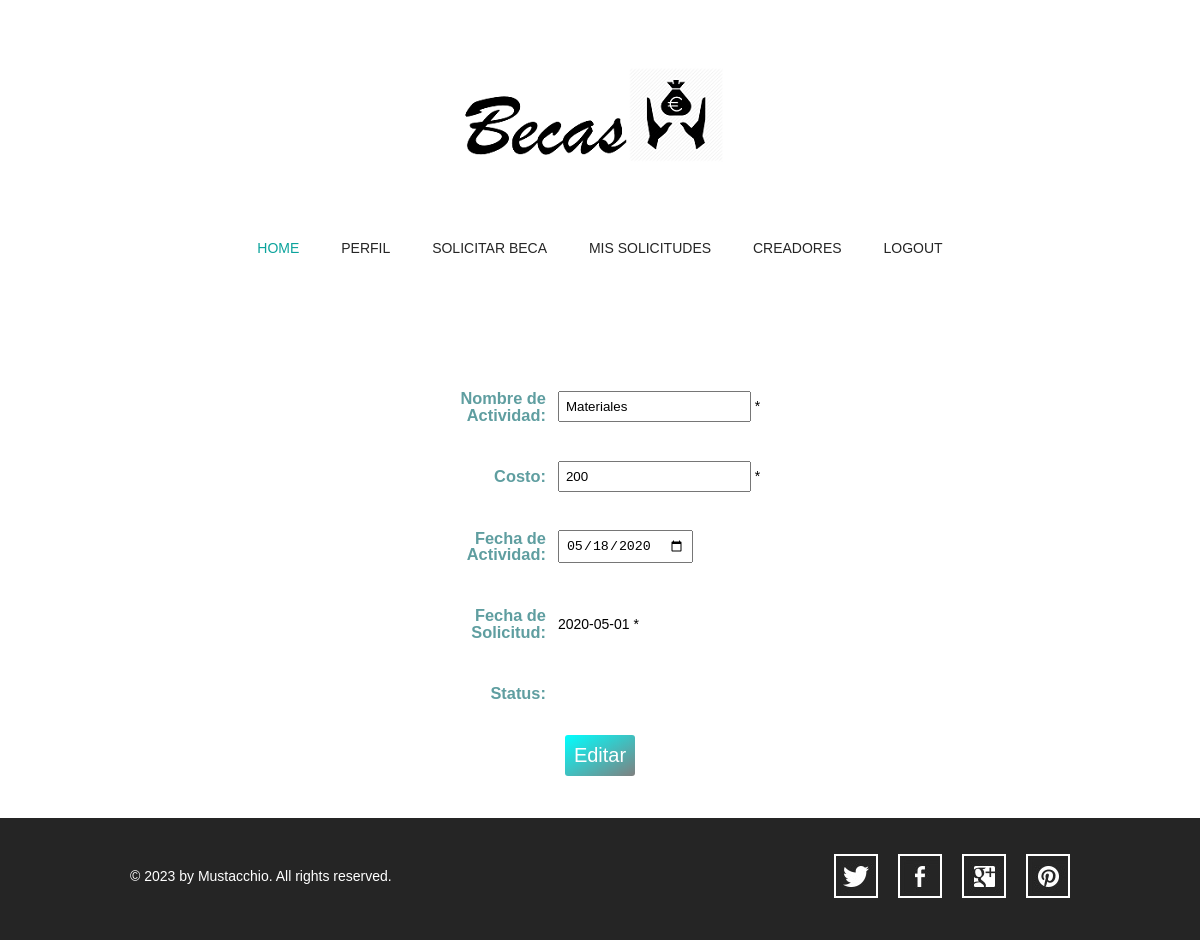
The app's page /user/editar_solicitud.php?sol_id=1 with its own data.
### tables this page shows
CREATE TABLE `solicitud` (
  `sol_id` int(3) NOT NULL AUTO_INCREMENT,
  `user_id` int(3) NOT NULL,
  `beca_id` int(2) unsigned NOT NULL,
  `fecha_sol` date NOT NULL,
  `actividad` varchar(60) NOT NULL,
  `costo` int(3) DEFAULT NULL,
  `fecha_actividad` date NOT NULL,
  `status_sol` varchar(10) NOT NULL,
  `cantidad_aprobada` varchar(5) DEFAULT NULL,
  PRIMARY KEY (`sol_id`),
  KEY `solicitud_ibfk_1` (`beca_id`),
  KEY `solicitud_ibfk_2` (`user_id`),
  CONSTRAINT `solicitud_ibfk_1` FOREIGN KEY (`beca_id`) REFERENCES `becas` (`beca_id`) ON DELETE CASCADE ON UPDATE CASCADE,
  CONSTRAINT `solicitud_ibfk_2` FOREIGN KEY (`user_id`) REFERENCES `usuarios` (`user_id`) ON DELETE NO ACTION ON UPDATE CASCADE
);

### user/editar_solicitud.php (the view, shortened to what this page needs)
<!doctype html>
<?php
include('../conectiondb.php');
?>
<html>
    <head>
        <link rel="stylesheet" type="text/css" href="../css/style.css">
        <link rel="stylesheet" type="text/css" href="../css/mobile.css" media="screen and (max-width : 568px)">
    </head>
    <body>
        <div id="header">
            <a href="index.html" class="logo">
                <img src="../images/Logo_icon.png" alt="">
            </a>
            <ul id="navigation">
                <li class="selected">
                    <a href="index.php">Home</a>
                </li>
                <li>
                    <a href="perfil_usuario.php">Perfil</a>
                </li>
                <li>
                    <a href="solicitud_ayuda_economica.php">Solicitar Beca</a>
                </li>
                <li>
                    <a href="solicitudes_usuario.php">Mis Solicitudes</a>
                </li>
                <li>
                    <a href="creadores.php">Creadores</a>
                </li>
                <li>
                    <a href="../logout.php">Logout</a>
                </li>
            </ul>
        </div>
        <div id="body">
            <div>
                <?php
                if(isset($_GET['sol_id']) && is_numeric($_GET['sol_id']))
                {
                    $query = "SELECT *
                        FROM solicitud
                        WHERE sol_id={$_GET['sol_id']}";
                    if ($r = mysqli_query($dbc, $query))
                    {
                        $row = mysqli_fetch_array($r);
                        print '<div><center><h1>Editar Solicitud</h1>
                <form action="editar_solicitud.php" method="post">
                <table id="table2" width="349" border="0">
                    <tr>
                        <td align="right"><h3 for="nombre">Nombre de Actividad: </h3></td>
                        <td align="left">
                        <input style="padding:6px" type="text" name="nombre_actividad" id="nombre" value="' .$row['actividad'].'" required />
                        <span class="error">*</span>
                        </td>
                    </tr>
                    <tr>
                        <td align="right"><h3 for="costo">Costo: </h3></td>
                        <td align="left">
                        <input style="padding:6px" type="number" name="costo" id="costo" min="0" value="' .$row['costo'].'" required/>
                        <span class="error">*</span>
                        </td>
                    </tr>
                    <tr>
                        <td align="right"><h3 for="fecha_actividad">Fecha de Actividad: </h3></td>
                        <td align="left">
                        <input style="padding:6px" type="date" name="fecha_actividad" id="fecha_actividad" value="' .$row['fecha_actividad'].'" />
                        </td>
                    </tr>
                    <tr>
                        <td align="right"><h3 for="fecha_solicitud">Fecha de Solicitud: </h3></td>
                        <td align="left"><label for="fecha_solicitud"></label>'.$row['fecha_sol'].'
                        <span class="error">*</span>
                        </td>
                    </tr>
                    <tr>
                        <td align="right"><h3 for="status">Status: </h3></td>
                        <td align="left"><label for="status"></label>'.$row['status'].'
                        </td>
                    </tr>
                    <tr>
                        <td colspan="2" align="center">
                        <input class="b1" type="submit" name="Editar" id="Editar Solicitud" value="Editar" />
                        <input type="hidden" name="sol_id" value="'.$_GET['sol_id'].'" />
                        </td>
                    </tr>
                </table>
                </form>
                </center>
            </div>';
                    }
                    else
                        print '<h3 style="color:red;">No se puede mostrar la información del admin ya que ocurrió el error:<br />' . mysqli_error($dbc) . '</h3>';
                }
                ?>
            </div>
        </div>
        <div id="footer">
            <div>
                <p>&copy; 2023 by Mustacchio. All rights reserved.</p>
                <ul>
                    <li>
                        <a href="http://freewebsitetemplates.com/go/twitter/" id="twitter">twitter</a>
                    </li>
                    <li>
                        <a href="http://freewebsitetemplates.com/go/facebook/" id="facebook">facebook</a>
                    </li>
                    <li>
                        <a href="http://freewebsitetemplates.com/go/googleplus/" id="googleplus">googleplus</a>
                    </li>
                    <li>
                        <a href="http://pinterest.com/fwtemplates/" id="pinterest">pinterest</a>
                    </li>
                </ul>
            </div>
        </div>
    </body>
</html>

### css/style.css (style rules this page uses)
body { background: #fff; font-family: Arial, Helvetica, sans-serif; font-size: 14px; font-weight: normal; line-height: 1; margin: 0; min-width: 960px; padding: 0; }
p { color: #252525; line-height: 24px; margin: 0; padding: 0; }
#header { margin: 0 auto; padding: 44px 0 50px; text-align: center; width: 960px; }
#header a.logo { display: block; margin: 0 auto; padding: 0; width: 340px; }
#header a.logo img { border: 0; display:flex; margin: 0; padding: 0; }
#header ul { margin: 0; padding: 56px 0 0; }
#header ul li { display: inline; list-style: none; margin: 0; padding: 0 19px; }
#header ul li a { color: #252525; display: inline-block; font-family: "Arial Black", Gadget, sans-serif; font-size: 14px; font-weight: normal; margin: 0; padding: 0 0 3px; text-decoration: none; text-transform: uppercase; }
#header ul li a:hover, #header ul li.selected a { color: #0ba39c; }
#body { margin: 0; padding: 0 0 30px; text-align: center; }
#body h1 { color: #fff; display: inline; font-family: poller_oneregular; font-size: 35px; font-weight: normal; margin: 0; padding: 0; text-transform: uppercase; }
#body > div { margin: 0 auto; padding: 0; width: 960px; }
#body form { margin: 0 auto; padding: 24px 0 0; width: 520px; }
#footer { background: #252525; margin: 0; padding: 36px 0 42px; }
#footer div { margin: 0 auto; overflow: hidden; padding: 0; width: 960px; }
#footer div p { color: #fff; float: left; line-height: 44px; margin: 0 0 0 10px; padding: 0; }
#footer div ul { display: block; float: right; margin: 0; overflow: hidden; padding: 0; width: 256px; }
#footer div ul li { display: block; float: left; list-style: none; margin: 0 10px; padding: 0; width: 44px; }
#footer div ul li a { background: url(../images/icons.jpg) no-repeat 0 0; display: block; height: 44px; margin: 0; padding: 0; text-indent: -99999px; width: 44px; }
#footer div ul li #twitter { background-position: 0 0; }
#footer div ul li #facebook { background-position: 0 -44px; }
#footer div ul li #googleplus { background-position: 0 -88px; }
#footer div ul li #pinterest { background-position: 0 -132px; }
.b1 { color:white; background-color:blue; font-size: 20px; background-image: linear-gradient(to bottom right, aqua, gray); padding: 9px; border: none; border-radius: 3px; }
table td { padding:5px; }
table h3 { color:white; }

### css/mobile.css (style rules this page uses)
body { min-width: 0; }
#header { padding: 20px 0; position: relative; width: 100%; }
#header a.logo { width: 80%; }
#header a.logo img { width: 100%; }
#header ul { border: 1px solid #fff; display: none; left: 50%; margin-left: -45%; padding: 0; position: absolute; width: 90%; z-index: 1001; }
#header ul li { border-top: 1px solid #fff; display: block; margin: 0; padding: 0; position: relative; }
#header > ul > li:first-child { border: 0; }
#header ul li a { background: rgba(11, 163, 156, 0.9); color: #fff; display: block; font-family: Arial, Helvetica, sans-serif; font-size: 16px; font-weight: normal; height: 49px; line-height: 49px; padding: 0 15px; text-align: left; }
#header ul li a:hover, #header ul li.selected a { background: rgba(0, 0, 0, 0.9); color: #fff; }
#body { width: 100%; }
#body h1 { display: block; font-size: 20px; margin: 0 auto; width: 90%; }
#body > div { padding: 0 5%; width: 90%; }
#body form { width: 100%; }
#body form input, #body form textarea { margin: 0 0 20px; padding: 10px; width: 84%; }
#footer { padding: 10px 0 25px; }
#footer div { overflow: visible; width: 100%; }
#footer div p { float: none; margin: 0; text-align: center; }
#footer div ul { float: none; margin: 0 auto; width: 256px; }

### user/editar_solicitud.php (style rules this page uses)
td { width: 300px; height: 50px; }
table h3 { color:cadetblue; }
.b1 { color:white; background-color:blue; font-size: 20px; background-image: linear-gradient(to bottom right, aqua, gray); padding: 9px; border: none; border-radius: 3px; }

### records on screen
solicitud: nombre_actividad "Materiales", costo "200", fecha_actividad "05/18/2020", fecha_sol "2020-05-01"
